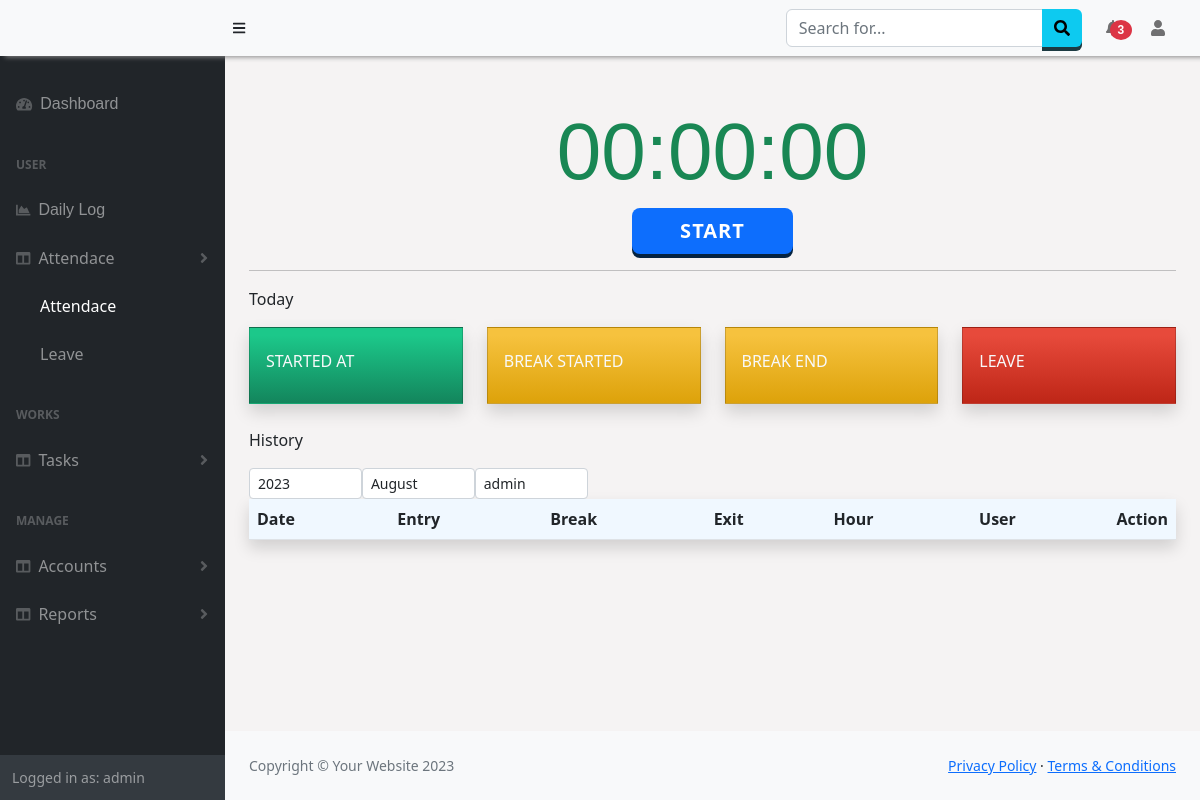
The app's page /Attendance/Details (signed in), older data.
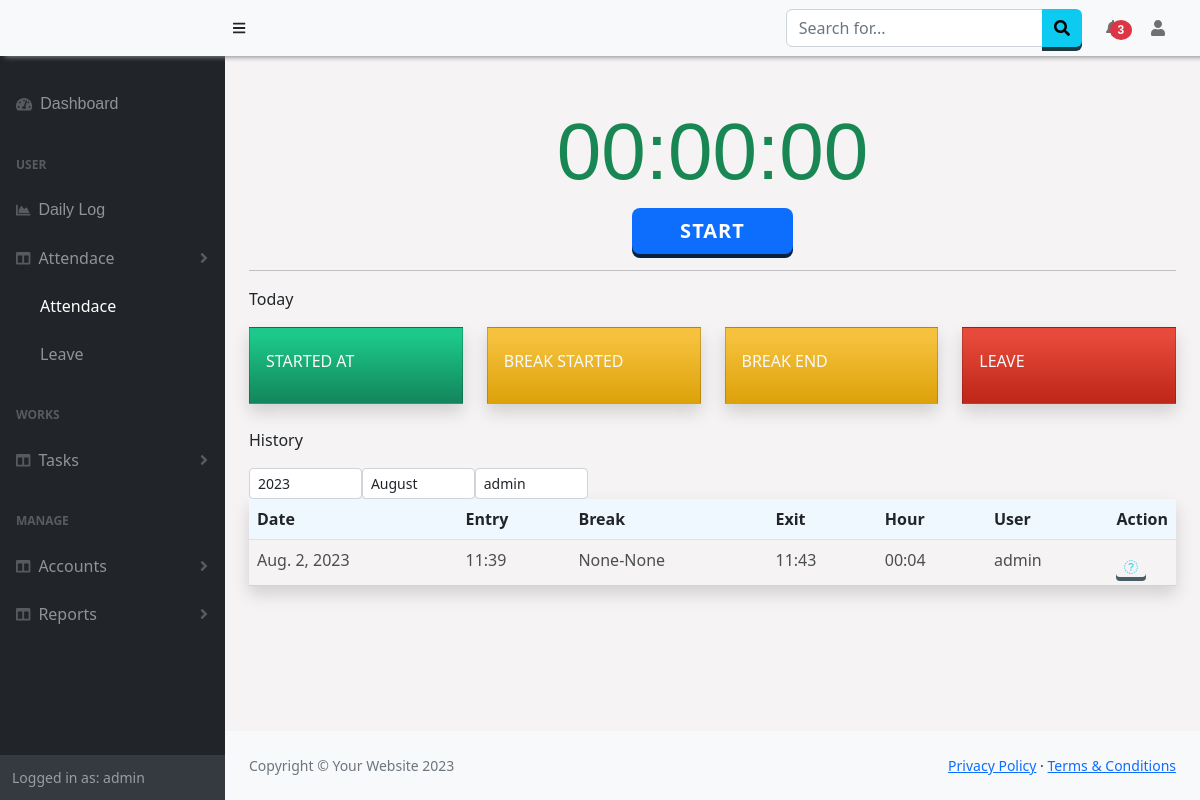
The same page, newer data.
### Attendance/models.py (models this page shows)
class Attendance(models.Model):
    date = models.DateField(auto_now_add=True,null=True)
    day = models.CharField(max_length=50,null=True)
    user = models.ForeignKey(User, null=True, on_delete= models.SET_NULL)
    entry = models.CharField(max_length=50)
    lbreak1 = models.CharField(max_length=50,null=True)
    lbreak2 = models.CharField(max_length=50,null=True)
    exit = models.CharField(max_length=50, null=True)
    hour = models.CharField(max_length=50, null=True)
    type = models.CharField(max_length=50,null=True,default=None)
    start_location = models.CharField(max_length=500, null=True)
    stop_location = models.CharField(max_length=500, null=True)

### Attendance/views.py (the view)
# urls.py: path('Details', views.attendance, name='attendance'),
def attendance(request):
    if request.user.is_authenticated:
        getTeam_users = checkTeams(request)
        allusers = User.objects.filter(pk__in=getTeam_users[0])
        attenType = userDetails.objects.get(user=request.user)
        print(attenType.attendanceType)
        date = datetime.date.today()
        if request.user.is_superuser:
            result = Attendance.objects.filter(date__year=date.year,date__month =date.month,user=request.user) # 1=january
        else:
            result = Attendance.objects.filter(date__year=date.year,date__month =date.month, user=request.user)
        gettoday = Attendance.objects.filter(user=request.user,date=date)
        if gettoday.first() != None:
            today = gettoday.first()
        else :
            today = "None"
        data = {
            'result': result,
            'users' :allusers,
            'attendanceType':attenType,
            'today':today
        }
        return render(request, 'Attendance/attendance.html',data)
    else:
        return HttpResponseRedirect(reverse('login'))

### Manager/views.py (called while the page is built, shortened)
def checkTeams(request):
    is_team = False
    if request.user.is_superuser:
        users = Employees.objects.values('user').filter(company=request.session['comp'])
        is_team=True
    return users,is_team

### Attendance/templates/Attendance/attendance.html (shortened to what the changed rows need)
{% extends "base.html" %}
{% block content %}
<div class="">
  <div class="mt-4">
    <h1 class="display-1 text-success"><span id="trackTime">00:00:00</span></h1>
  </div>
  <div class="table-wrap table-responsive-sm">
      <table class="table table-hover  shadow " id="example" style="width:100%;">
        <thead id="thead">
          <tr>
            <th>Date</th>
            <th>Entry</th>
            <th>Break</th>
            <th>Exit</th>
            <th>Hour</th>
            {% if user.is_superuser %}<th>User</th><th style="width:1%;">Action</th>{% endif %}
          </tr>
        </thead>
        <tbody id="tbody">
          {% for n in result %}
          <tr><td>{{n.date}}</td><td>{{n.entry}}</td><td>{{n.lbreak1}}-{{n.lbreak2}}</td><td>{{n.exit}}</td><td>{{n.hour}}</td>
            {% if user.is_superuser %}
            <td>{{n.user.username}}</td>
            <td>
              <a onclick = "viewLocation({{n.id}})"  id="a_details" class="btn btn-info btn-sm bg-transparent p-2 border-0 pb-0"><i class="fas fa-sharp fa-solid fa-location-arrow text-info"></i></a>
            </td>
            {% endif %}
            </tr>
          {% endfor%}
        </tbody>
      </table>
    </div>
</div>
{% endblock %}

Row changes from the older to the newer data that the page shows:
added Attendance: date "Aug. 2, 2023", entry "11:39", lbreak1 "None", lbreak2 "None", exit "11:43", hour "00:04", user.username "admin"
